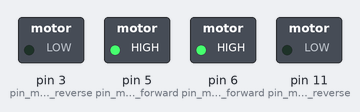
This sketch was run on a simulated Arduino Uno, built with avr-gcc and run on an emulated ATmega328P. Parts: switched loads named in the sketch (green lamp = pin HIGH).

Above: at 1.5 s.
At 4.5 s:
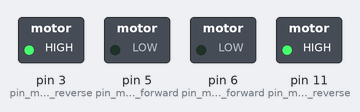
At 7.5 s:
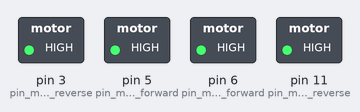
Timing chart, 0 to 11.7 s (numbered marks = the images above):
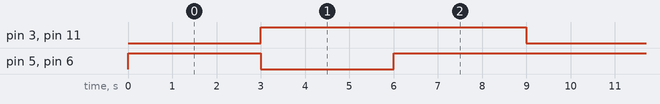

Measured:
- by itself, pin 3 (pin_motor_a_reverse), pin 11 (pin_motor_b_reverse): alternates HIGH for 6.0 s and LOW for 3.0 s
- by itself, pin 5 (pin_motor_a_forward), pin 6 (pin_motor_b_forward): repeats every 9.0 s: LOW 3.0 s, HIGH 6.0 s
- by itself, everything shown: repeats every 9.0 s, in 3 steps

The sketch:

MotorDriver.ino
```cpp
int pin_motor_a_forward = 5, pin_motor_a_reverse = 3;
int pin_motor_b_forward = 6, pin_motor_b_reverse = 11;
int full_speed = 255, zero_speed = 0;

void setup()
{
  pinMode(pin_motor_a_forward, OUTPUT);
  pinMode(pin_motor_a_reverse, OUTPUT);
  pinMode(pin_motor_b_forward, OUTPUT);
  pinMode(pin_motor_b_reverse, OUTPUT);
}

void loop()
{
  // forward
  analogWrite(pin_motor_a_forward, full_speed);
  analogWrite(pin_motor_a_reverse, zero_speed);
  analogWrite(pin_motor_b_forward, full_speed);
  analogWrite(pin_motor_b_reverse, zero_speed);
  delay(3000);

  // reverse
  analogWrite(pin_motor_a_forward, zero_speed);
  analogWrite(pin_motor_a_reverse, full_speed);
  analogWrite(pin_motor_b_forward, zero_speed);
  analogWrite(pin_motor_b_reverse, full_speed);
  delay(3000);

  // brake
  analogWrite(pin_motor_a_forward, full_speed);
  analogWrite(pin_motor_a_reverse, full_speed);
  analogWrite(pin_motor_b_forward, full_speed);
  analogWrite(pin_motor_b_reverse, full_speed);
  delay(3000);
 }
```
